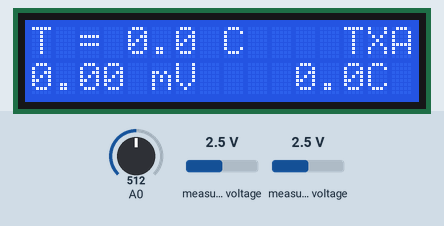
Bench run of a sketch on a simulated Arduino Uno, built with avr-gcc and run on an emulated ATmega328P. Shown: 16×2 character LCD. The test bench sets the inputs (shaded band); at power-on: A0 = 512, measured voltage 2.5 V. The modem accepts every AT command (registered, SIM ready, sends succeed) and sends nothing else; what the sketch prints to the serial monitor is not drawn.

Above: at 10.3 s.
10.4 s: A0 set to 716
At 12.3 s:
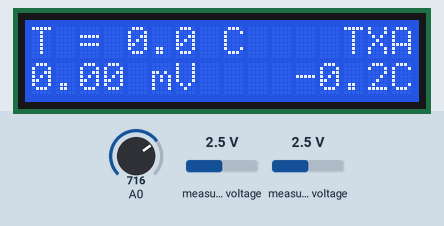
13.4 s: A0 set to 900
At 15.8 s:
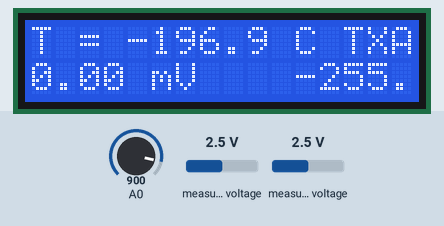
16.4 s: A0 set to 1023
At 19.3 s:
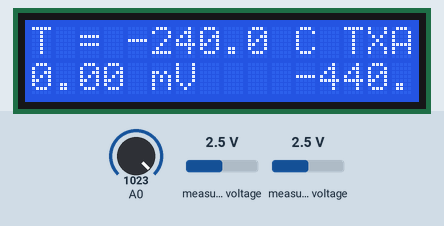
Timing chart, 0 to 20.8 s (numbered marks = the images above; inputs shaded):
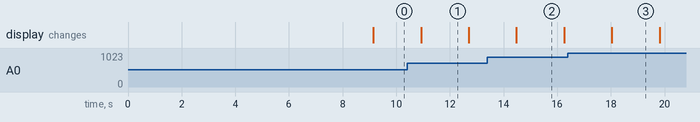

The sketch:

sketch_sep13b.ino
```cpp
#include <Wire.h>
#include <Adafruit_ADS1015.h>
#include <LiquidCrystal.h>
#include <SoftwareSerial.h>
long nextTime = 100000;
Adafruit_ADS1115 ads;
#define SSID "ROSTELECOM_10A8"
#define PASS "AYKGE4GK"
String IP = "api.thingspeak.com";

#define esp_bitrate 9600
#define rxpin 5
#define txpin 6
long interval = 12000;
SoftwareSerial espSerial( rxpin, txpin );
String GET = "GET /update?key=4BPVWS4EV6ITZKPI&field1=";
String HOST = "Host: " + IP + "\r\n\r\n";


LiquidCrystal lcd(7, 8, 9, 10, 11, 12);

void setup(void)
{


  Serial.begin(9600);
Serial.begin(esp_bitrate);
  espSerial.begin(esp_bitrate);
   sendespSerial("AT");
  delay(2000);
  if (espSerial.find("OK"))
  {
    Serial.println("RECEIVED ESP: OK\nData ready to sent!");
    connectWiFi();
  }
lcd.begin(16, 2);
ads.setGain(GAIN_SIXTEEN);
ads.begin();
analogReference(INTERNAL);// опорное 1,1 В
pinMode(A0,INPUT_PULLUP);
pinMode(5,INPUT);

}
long u_digital,u_an,u_sum;
const float multiplier = 0.0078125;
float u,u_iz,t,tx_sum,t_sum,t_iz,t_iz_analog,t_analog;
float a[]={0,2.5173462*10,-1.1662878,-1.08336338,-8.9773540/10,-3.7342377/10,-8.6632643/100,-1.0450598/100,-5.1920577/10000};
float b[]{0,2.508355*10,7.860106/100,-2.503131/10,8.315270/100,-1.228034/100,9.804036/10000,-4.413030/100000,1.057734/1000000,-1.052755/100000000};
float c[]{-1.318058*100,4.830222*10,-1.646031,5.464731/100,-9.6550715/10000,8.802193/1000000,-3.110810/100000000};
float e[]={1.1573067/10000,1.5884573*10,4.0458554/100,0.3170064,0.1666128,5.146958/100,9.5288883/1000,1.0301283/1000,6.0654431/100000,1.5131878/1000000};
float f[]{7.2069422/1000,1.5775525*10,-0.2261183,9.4286756/1000,-3.5394655/10000,1.0050886/100000,-1.9323678/10000000,2.3816891/1000000000,-1.7130654/100000000000,5.4857331/100000000000000};
int tx,tip,kn,kn1;
const float t0 = 26.0;
const float t0_analog = 545;
void loop(void){ if(digitalRead(5)==HIGH){kn1++;delay(100);}if(kn1==2){kn1=0;String T = String(t_iz);

 Serial.println(millis());
   if ( millis() - nextTime > (interval - 4215) ) {
    update_param(T);

      nextTime = millis();
      }

 }
lcd.clear();
u_sum=0;tx_sum = 0;
u_iz=u_an * multiplier;
lcd.setCursor(0,0);lcd.print("T = ");lcd.setCursor(4,0);lcd.print(t,1);lcd.print(" C");lcd.setCursor(12,0);
if(tip==0){lcd.print(" TXA ");}if(tip==1){lcd.print(" TXK ");}
lcd.setCursor(0,1);lcd.print(u_iz,2); lcd.print(" mV");lcd.setCursor(11,1);lcd.print(t_iz,1);lcd.print("C");
if(kn1==0){txa();}
if(kn1==1){txk();}
for(int i=0;i<100;i++){
u_digital = ads.readADC_Differential_0_1();
tx = analogRead(A0);
Serial.println(tx);
tx_sum = tx_sum + tx;
u_sum = u_sum + u_digital;
delay(1);
}
u_an=u_sum/100;
t_analog = tx_sum / 100;
t_iz_analog = (t_analog-t0_analog);
t_iz = t0 - t_iz_analog;


}

void txa(){tip=0;u=u_iz+t_iz*0.0403;
if(u<0){t=(a[0]*pow(u,0))+(a[1]*pow(u,1))+(a[2]*pow(u,2))+(a[3]*pow(u,3))+(a[4]*pow(u,4))+(a[5]*pow(u,5))+(a[6]*pow(u,6))+(a[7]*pow(u,7))+(a[8]*pow(u,8));}
if(u>=0&&u<=20.64){t=(b[0]*pow(u,0))+(b[1]*pow(u,1))+(b[2]*pow(u,2))+(b[3]*pow(u,3))+(b[4]*pow(u,4))+(b[5]*pow(u,5))+(b[6]*pow(u,6))+(b[7]*pow(u,7))+(b[8]*pow(u,8))+(b[9]*pow(u,9));}
if(u>20.64){t=(c[0]*pow(u,0))+(c[1]*pow(u,1))+(c[2]*pow(u,2))+(c[3]*pow(u,3))+(c[4]*pow(u,4))+(c[5]*pow(u,5))+(c[6]*pow(u,6));}
if(u<-6.35){t=-240;} if(u>54.9){t=1372;}
}
void txk(){tip=1;u=u_iz+t_iz*0.06555;
if(u<0){t=(e[0]*pow(u,0))+(e[1]*pow(u,1))+(e[2]*pow(u,2))+(e[3]*pow(u,3))+(e[4]*pow(u,4))+(e[5]*pow(u,5))+(e[6]*pow(u,6))+(e[7]*pow(u,7))+(e[8]*pow(u,8))+(e[9]*pow(u,9));}
if(u>=0){t=(f[0]*pow(u,0))+(f[1]*pow(u,1))+(f[2]*pow(u,2))+(f[3]*pow(u,3))+(f[4]*pow(u,4))+(f[5]*pow(u,5))+(f[6]*pow(u,6))+(f[7]*pow(u,7))+(f[8]*pow(u,8))+(f[9]*pow(u,9));}
if(u<-9.49){t=-200;} if(u>66.47){t=800;}

}


void sendespSerial(String cmd) {
  Serial.print("SEND: ");
  Serial.println(cmd);
  espSerial.println(cmd);
}


//*-- Соединение с точкой доступа
boolean connectWiFi() {
  espSerial.println("AT+CWMODE=1");
  delay(2000);
  String cmd = "AT+CWJAP=\"";
  cmd += SSID;
  cmd += "\",\"";
  cmd += PASS;
  cmd += "\"";
  sendespSerial(cmd);
  delay(5000);
  if (espSerial.find("OK"))
  {
    Serial.println("Connect: OK");
    return true;
  }
  else
  {
    Serial.println("Connect: Error");
    return false;
  }

  cmd = "AT+CIPMUX=0";
  sendespSerial( cmd );
  if ( espSerial.find( "Error") )
  {
    Serial.print( "RECEIVED: Error" );
    return false;
  }
}


void update_param( String T) {

  String cmd = "AT+CIPSTART=\"TCP\",\"";
  cmd += IP;
  cmd += "\",80";
  sendespSerial(cmd);
  delay(1000);

  if ( espSerial.find( "Error" ) )
  {
    Serial.print( "RECEIVED: Error\nExit1" );
    return;
  }

  // Отправка строки на сервер
  cmd = GET + T  ; //

  cmd += " HTTP/1.1\r\n"  + HOST;
  espSerial.print( "AT+CIPSEND=" );
  espSerial.println( cmd.length() );
  if (espSerial.find( ">" ) )
  {
    Serial.print(">");
    Serial.print(cmd);
    espSerial.print(cmd);
    delay(30);
  }
  else
  {
    sendespSerial( "AT+CIPCLOSE" );
  }
  if ( espSerial.find("OK") )
  {
    Serial.println( "RECEIVED: OK" );
  }
  else
  {
    Serial.println( "RECEIVED: Error\nExit2" );
  }

}
```

Measured:
- after the input at 13.4 s, the display: changes after 1.1 s (image 2)
- after the input at 16.4 s, the display: changes after 1.6 s (image 3)
- what the display in image 1 shows lasts 1.8 s, from 10.9 s to 12.7 s
